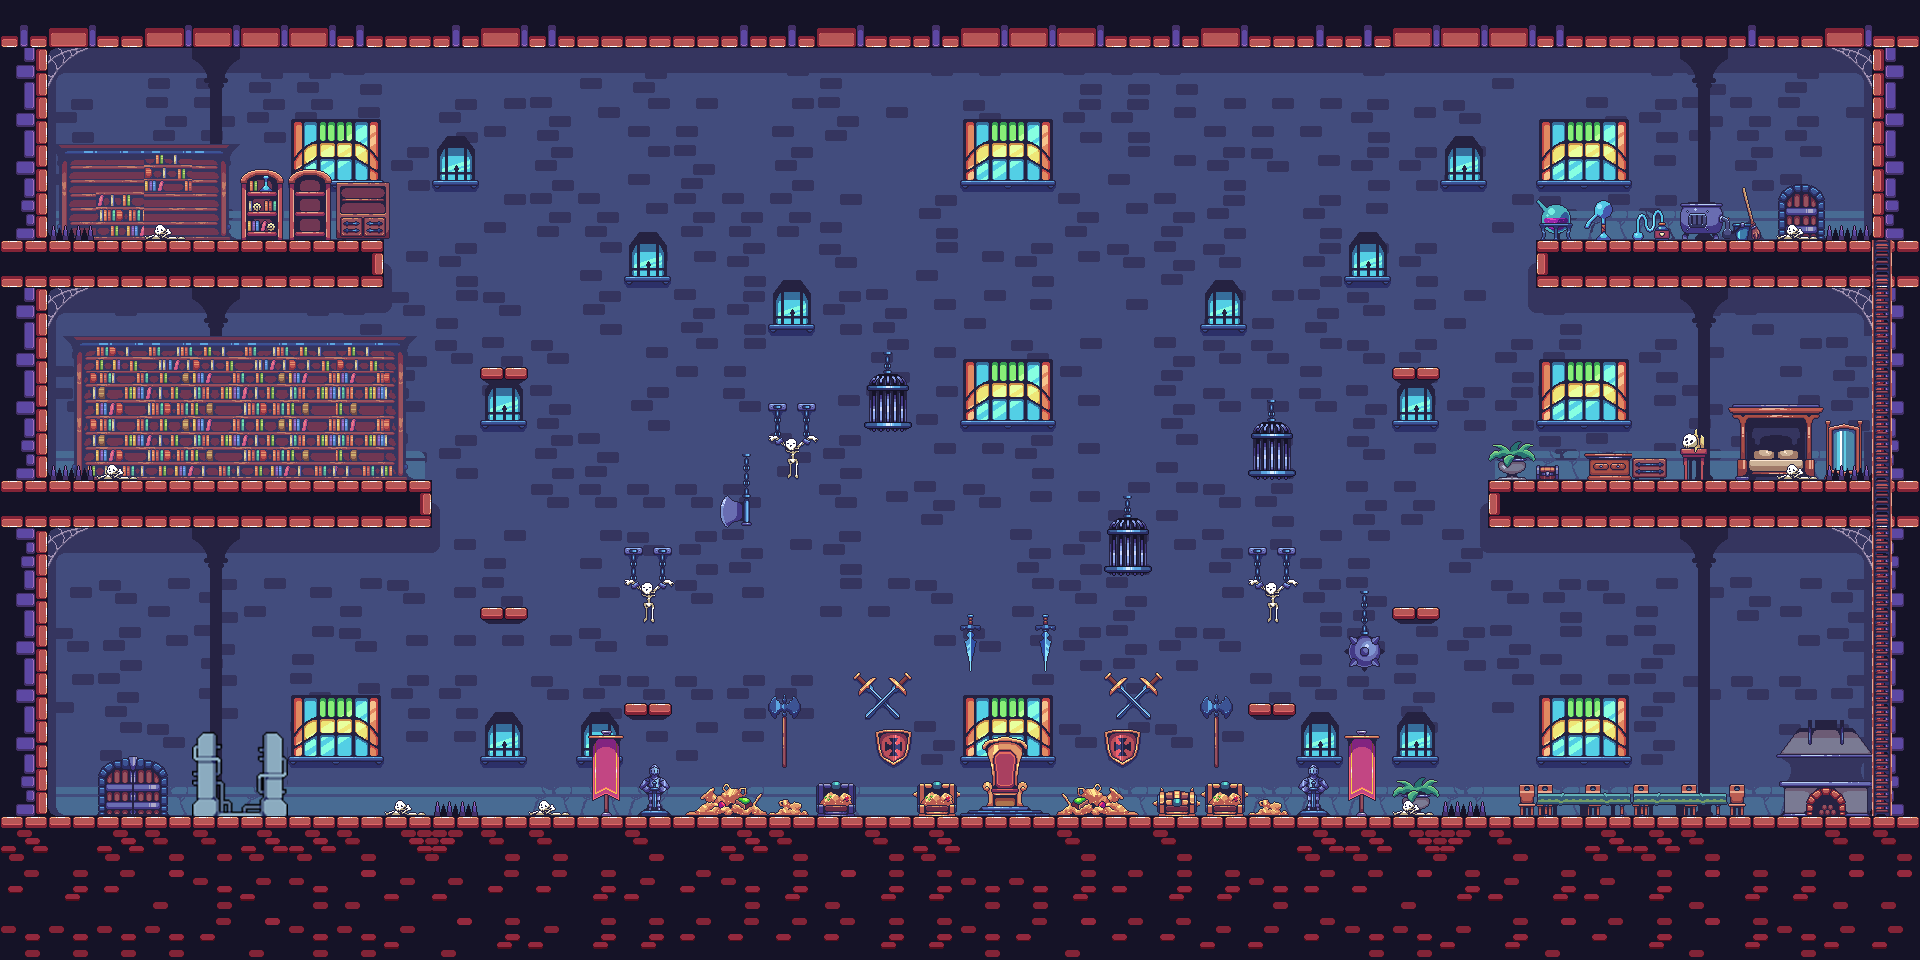

This game map was drawn from its Tiled (.tmx) file and the tilesets committed beside it. A one-line description and the trimmed map source follow:
An orthogonal 40x20 tile map with 48x48 px tiles, 7 tile layers (bg1, bg2, bg3, props1, ...), 3 tilesets and 26 objects (castle_entry, spawn_point).

<map version="1.10" tiledversion="1.11.2" orientation="orthogonal" renderorder="right-down" width="40" height="20" tilewidth="48" tileheight="48" infinite="0" nextlayerid="16" nextobjectid="46">
 <tileset firstgid="1" source="tsx files/tileset.tsx" />
 <tileset firstgid="661" source="tsx files/props.tsx" />
 <tileset firstgid="1041" source="tsx files/portal.tsx" />
 <layer id="4" name="bg1" width="40" height="20">
  <data>[800 cells, 680 non-empty, 15 distinct tile ids]</data>
 </layer>
 <layer id="5" name="bg2" width="40" height="20">
  <data>[800 cells, 108 non-empty, 17 distinct tile ids]</data>
 </layer>
 <layer id="6" name="bg3" width="40" height="20">
  <data>[800 cells, 28 non-empty, 3 distinct tile ids]</data>
 </layer>
 <layer id="10" name="props1" width="40" height="20">
  <data>[800 cells, 103 non-empty, 36 distinct tile ids]</data>
 </layer>
 <layer id="7" name="props2" width="40" height="20">
  <data>[800 cells, 98 non-empty, 65 distinct tile ids]</data>
 </layer>
 <layer id="1" name="Ground" width="40" height="20">
  <data>[800 cells, 228 non-empty, 23 distinct tile ids]</data>
 </layer>
 <layer id="12" name="props3" width="40" height="20">
  <data>[800 cells, 30 non-empty, 9 distinct tile ids]</data>
 </layer>
 <objectgroup id="14" name="Potions">
  <properties>
   <property name="healing_amount" type="int" value="20" />
   <property name="potion_type" value="health_potion" />
  </properties>
  <object id="41" x="136.667" y="173.583" width="41" height="48.75">
   <properties>
    <property name="healing_amount" type="int" value="30" />
    <property name="potion_type" value="health_potion" />
   </properties>
  </object>
  <object id="44" x="1636.67" y="172.917" width="41" height="48.75">
   <properties>
    <property name="healing_amount" type="int" value="30" />
    <property name="potion_type" value="health_potion" />
   </properties>
  </object>
  <object id="45" x="1755.33" y="413.583" width="41" height="48.75">
   <properties>
    <property name="healing_amount" type="int" value="30" />
    <property name="potion_type" value="health_potion" />
   </properties>
  </object>
  <object id="43" x="121.333" y="415.583" width="41" height="48.75">
   <properties>
    <property name="healing_amount" type="int" value="30" />
    <property name="potion_type" value="health_potion" />
   </properties>
  </object>
 </objectgroup>
 <objectgroup id="13" name="hazards">
  <object id="27" x="52.3636" y="225.455" width="38.1818" height="14.3636">
   <properties>
    <property name="damage_amount" type="int" value="1" />
   </properties>
  </object>
  <object id="28" x="52.7273" y="465.273" width="37.6364" height="14.9091">
   <properties>
    <property name="damage_amount" type="int" value="1" />
   </properties>
  </object>
  <object id="29" x="437.273" y="800.727" width="38.1818" height="15.4545">
   <properties>
    <property name="damage_amount" type="int" value="1" />
   </properties>
  </object>
  <object id="30" x="1445.45" y="802.182" width="38.3636" height="13.8182">
   <properties>
    <property name="damage_amount" type="int" value="1" />
   </properties>
  </object>
  <object id="31" x="1830" y="465.818" width="37.0909" height="14.1818">
   <properties>
    <property name="damage_amount" type="int" value="1" />
   </properties>
  </object>
  <object id="32" x="1828.73" y="226.364" width="38" height="12.9091">
   <properties>
    <property name="damage_amount" type="int" value="1" />
   </properties>
  </object>
 </objectgroup>
 <objectgroup id="2" name="Collision">
  <object id="9" x="48" y="816" width="1824" height="48" />
  <object id="14" x="479.333" y="608.485" width="47.6364" height="3.27273" />
  <object id="15" x="625" y="704.273" width="48" height="2.90909" />
  <object id="16" x="48" y="480" width="384" height="48" />
  <object id="17" x="480.333" y="367.333" width="47.3333" height="3.66667" />
  <object id="18" x="48" y="240" width="336" height="48" />
  <object id="19" x="0" y="48" width="48" height="768" />
  <object id="20" x="48" y="0" width="1824" height="48" />
  <object id="21" x="1872" y="48" width="48" height="768" />
  <object id="22" x="1488" y="480" width="384" height="48" />
  <object id="23" x="1536" y="240" width="336" height="48" />
  <object id="24" x="1247.75" y="703.5" width="48.25" height="3" />
  <object id="25" x="1392.25" y="606.75" width="47.5" height="3" />
  <object id="26" x="1393" y="367" width="46.25" height="3.25" />
 </objectgroup>
 <objectgroup id="3" name="spawn">
  <object id="2" name="castle_entry" x="215.5" y="730.5" width="50.5" height="70" />
  <object id="33" name="spawn_point" x="89.5" y="706.5" width="56" height="70.5" />
 </objectgroup>
</map>
